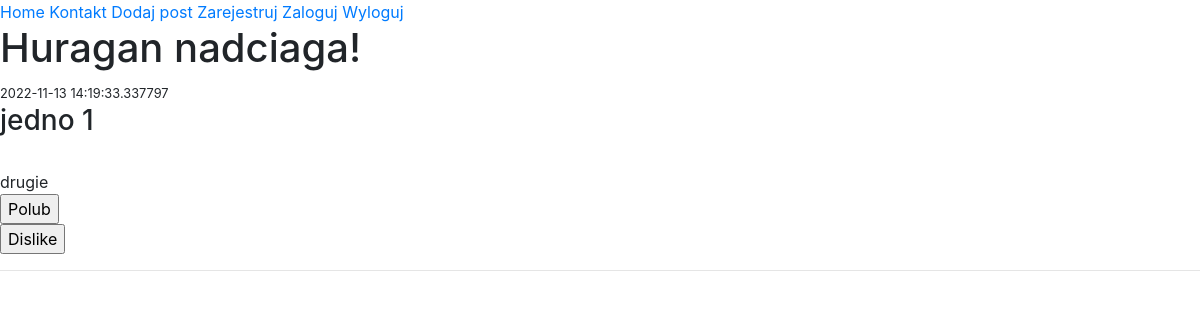
Before: / with the older database file.
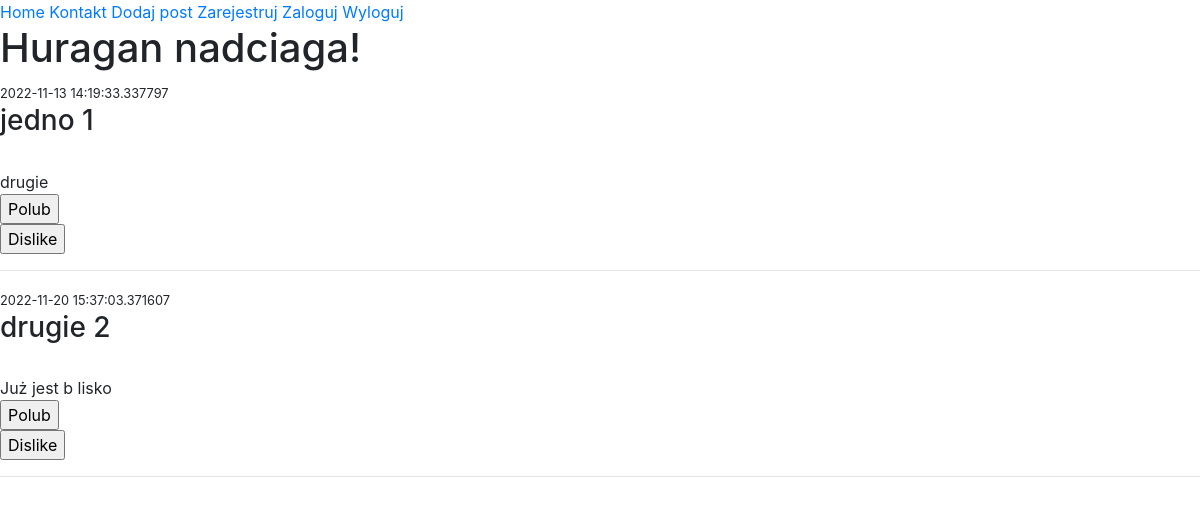
After: the same page with the newer database file.
### kwiaciarnia/models.py (models this page shows, shortened)
class Posts(db.Model):
    id = db.Column(db.Integer(), primary_key=True)
    title = db.Column(db.String(length=128))
    body = db.Column(db.Text())
    added = db.Column(db.DateTime(), default=datetime.datetime.now())
    likes = db.Column(db.Integer(), default=0)
    dislikes = db.Column(db.Integer(), default=0)

### kwiaciarnia/routes.py (the view)
@app.route("/")
def home():
    all_posts = Posts.query.all()
    return render_template('index.html', all_posts=all_posts)

### kwiaciarnia/templates/index.html (shortened to what this page needs)
{% extends 'base.html' %}
{% block content %}
<div>
    <h1> Huragan nadciaga! </h1>
    {% include 'includes/feed.html' %}
</div>
{% endblock %}

### kwiaciarnia/templates/base.html (shortened to what this page needs)
<!doctype html>
<html lang="en">
  <head>
    <link rel="stylesheet" href="https://cdn.jsdelivr.net/npm/bootstrap@4.3.1/dist/css/bootstrap.min.css">
  </head>
  <body>
    {% include 'includes/navbar.html' %}
    {% block content %}
    {% endblock %}
  </body>
</html>

### kwiaciarnia/templates/includes/navbar.html (shortened to what this page needs)
<div>
    <a href="{{ url_for('home') }}">Home</a>
    <a href="{{ url_for('contact') }}">Kontakt</a>
    <a href="{{ url_for('add_post') }}">Dodaj post</a>
    <a href="{{ url_for('register') }}">Zarejestruj</a>
    <a href="{{ url_for('login') }}">Zaloguj</a>
    <a href="{{ url_for('logout') }}">Wyloguj</a>
</div>

### kwiaciarnia/templates/includes/feed.html (shortened to what this page needs)
<div>
    {% for post in all_posts %}
        <small>{{post.added}}</small>
        <h3>{{post.title}}  {{post.id}}</h3>
        <br>
        {{post.body}}
        <div class="buttons">
            <form action="{{ url_for('like_result') }}" method="post">
                <input type="submit" value="Polub" placeholder="Like">
            </form>
            <form action="/result" method="post">
                <input type="button" value="Dislike" name="dislike_button">
            </form>
        </div>
        <hr>
    {% endfor %}
</div>

Changed rows visible on the page:
added Posts: added "2022-11-20 15:37:03.371607", title "drugie", id "2", body "Już jest b lisko"
